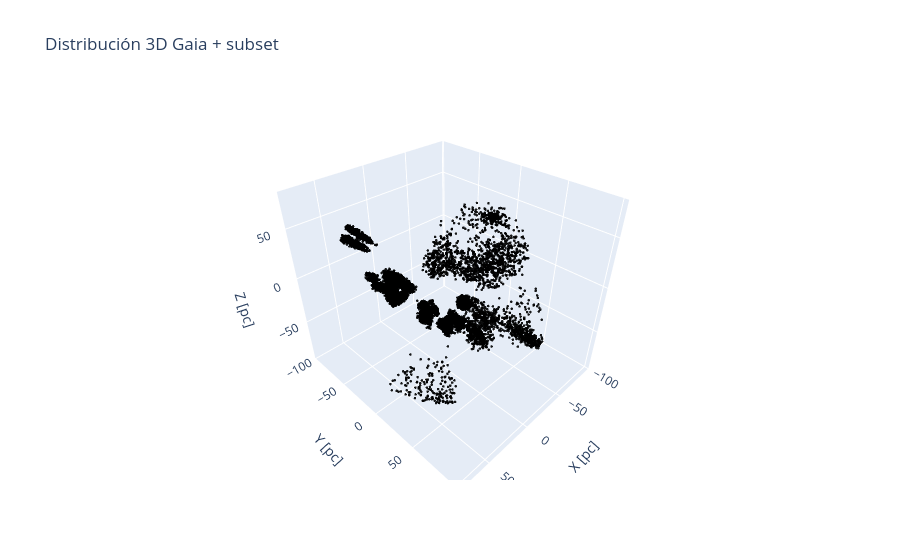

Notebook code for this chart:
### Code cell
import plotly.graph_objects as go
fig = go.Figure()
df_filter = dff[dff['cluster']==2]
# 🔵 Estrellas principales
fig.add_trace(
    go.Scatter3d(
        x=df_filter["x_pc"],
        y=df_filter["y_pc"],
        z=df_filter["z_pc"],
        mode="markers",
        marker=dict(
            size=3,
            color=df_filter["parallax"],  # o lo que uses
            colorscale="Viridis",
            opacity=0.7,
            colorbar=dict(title="Parallax [mas]")
        ),
        name="Gaia sample"
    )
)

# ⚫ Estrellas negras (más pequeñas)
fig.add_trace(
    go.Scatter3d(
        x=dff["x_pc"],
        y=dff["y_pc"],
        z=dff["z_pc"],
        mode="markers",
        marker=dict(
            size=1.5,
            color="black",
            opacity=0.9
        ),
        name="Subset especial"
    )
)

fig.update_layout(
    title="Distribución 3D Gaia + subset",
    scene=dict(
        xaxis_title="X [pc]",
        yaxis_title="Y [pc]",
        zaxis_title="Z [pc]"
    )
)

fig.show()

### Figure 1 — Plotly figure (JSON) as saved in the notebook; plotly's stock layout.template omitted (floating-point values rounded to 4 significant figures; data arrays with more than 128 entries replaced by an {"elided": "..."} marker saying what was removed)
{"data": [{"marker": {"color": [], "colorbar": {"title": {"text": "Parallax [mas]"}}, "colorscale": [[0, "#440154"], [0.1111, "#482878"], [0.2222, "#3e4989"], [0.3333, "#31688e"], [0.4444, "#26828e"], [0.5556, "#1f9e89"], [0.6667, "#35b779"], [0.7778, "#6ece58"], [0.8889, "#b5de2b"], [1, "#fde725"]], "opacity": 0.7, "size": 3}, "mode": "markers", "name": "Gaia sample", "type": "scatter3d", "x": [], "y": [], "z": []}, {"marker": {"color": "black", "opacity": 0.9, "size": 1.5}, "mode": "markers", "name": "Subset especial", "type": "scatter3d", "x": {"elided": "12419 float values"}, "y": {"elided": "12419 float values"}, "z": {"elided": "12419 float values"}}], "layout": {"scene": {"xaxis": {"title": {"text": "X [pc]"}}, "yaxis": {"title": {"text": "Y [pc]"}}, "zaxis": {"title": {"text": "Z [pc]"}}}, "title": {"text": "Distribución 3D Gaia + subset"}}}
